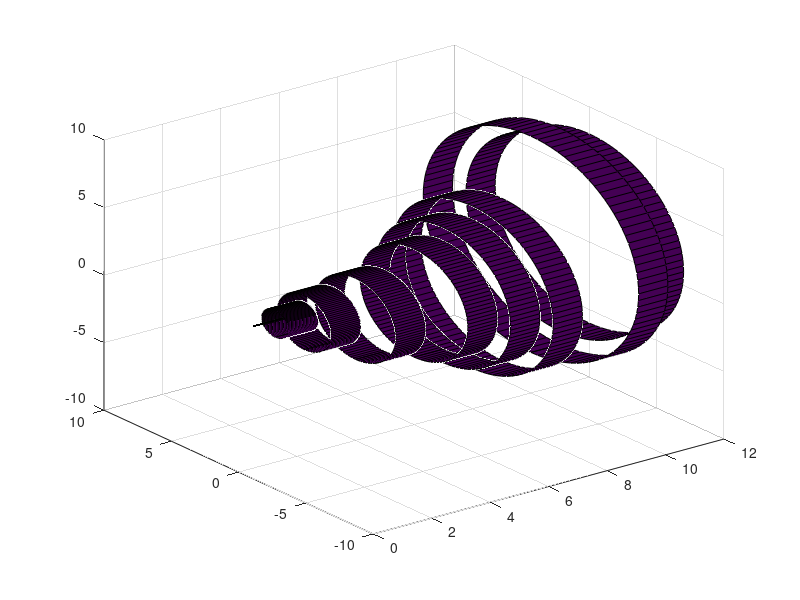

Write the MATLAB code that produced this figure.
clf

NumberOfPiles = 11; % Number of piles in cylinder
% Radius = 0; % Radius of cylinder
NumberOfPoints = 100; % Number of points to control smoothness of sylinder curve, more points better smoothness
for i = 1:NumberOfPiles
    [x, y, z] = cylinder(i, NumberOfPoints); %i is the radius of a cylinder
    s = surf(x, y, z + i), hold on;
    set(s,'edgecolor','none')
end

%%
clf
xpoints = 0:1:9;
ypoints = xpoints.^2;
NumberOfPoints = 100; % Number of points to control smoothness of sylinder curve, more points better smoothness
for i = 1:length(ypoints)-1
    [x, y, z] = cylinder(ypoints(i), NumberOfPoints); %The function at x (in this loop, i) is the radius of a cylinder
    surf(x + 1, y, z + i), hold on;
end

%%
clf
xpoints = 0:1:9;
ypoints = xpoints;
NumberOfPoints = 100; % Number of points to control smoothness of sylinder curve, more points better smoothness
for i = 1:length(ypoints)-1
    [x, y, z] = cylinder(ypoints(i), NumberOfPoints); %The function at x (in this loop, i) is the radius of a cylinder
    x(2, :) = i + 1;
    surf(x, y, z), hold on;
end

%%
clf

[c1X,c1Y,c1Z] = cylinder;
cyl = surf(c1X+1, c1Y+1, 2*c1Z+1);   % <? RETURN HANDLE
rotate(cyl, [0 1 0], 90)                                                % <? ADD ?rotate? CALL

%% Making two disks of same thickness (cylinder height). 
clf
[c1X,c1Y,c1Z] = cylinder(4, 100);
cyl = surf(c1X, c1Y, 2*c1Z), hold on;   % <? RETURN HANDLE
rotate(cyl, [0 1 0], 90) % Rotates relative to the y-axis
xlabel('X')
ylabel('Y')
zlabel('Z')

[c1X,c1Y,c1Z] = cylinder(9, 100);
cyl = surf(c1X+2, c1Y+1, 2*c1Z), hold on;
%rotate(cyl, [0 1 0], 90)
%%
clf

[c1X,c1Y,c1Z] = cylinder;
cyl = surf(c1X+1, c1Y+1, 2*c1Z+1), hold on;   % <? RETURN HANDLE
rotate(cyl, [0 1 0], 90)                                                % <? ADD ?rotate? CALL
[c2X,c2Y,c2Z] = cylinder(2, 50);
cyl2 = surf(2*c2X, c2Y, c2Z);   % <? RETURN HANDLE
rotate(cyl2, [0 1 0], 90) 
% rotate(cyl2, [0 0 1], 90) 
% rotate(cyl2, [1 0 0], 90) 


%%
clf
xpoints = 0:1:9;
ypoints = xpoints;
NumberOfPoints = 100; % Number of points to control smoothness of sylinder curve, more points better smoothness
for i = 1:length(ypoints)-1
    [x, y, z] = cylinder(ypoints(i), NumberOfPoints); %The function at x (in this loop, i) is the radius of a cylinder
    cyl = surf(x+i, y, z); hold on;
    rotate(cyl, [0 1 0], 90)
end